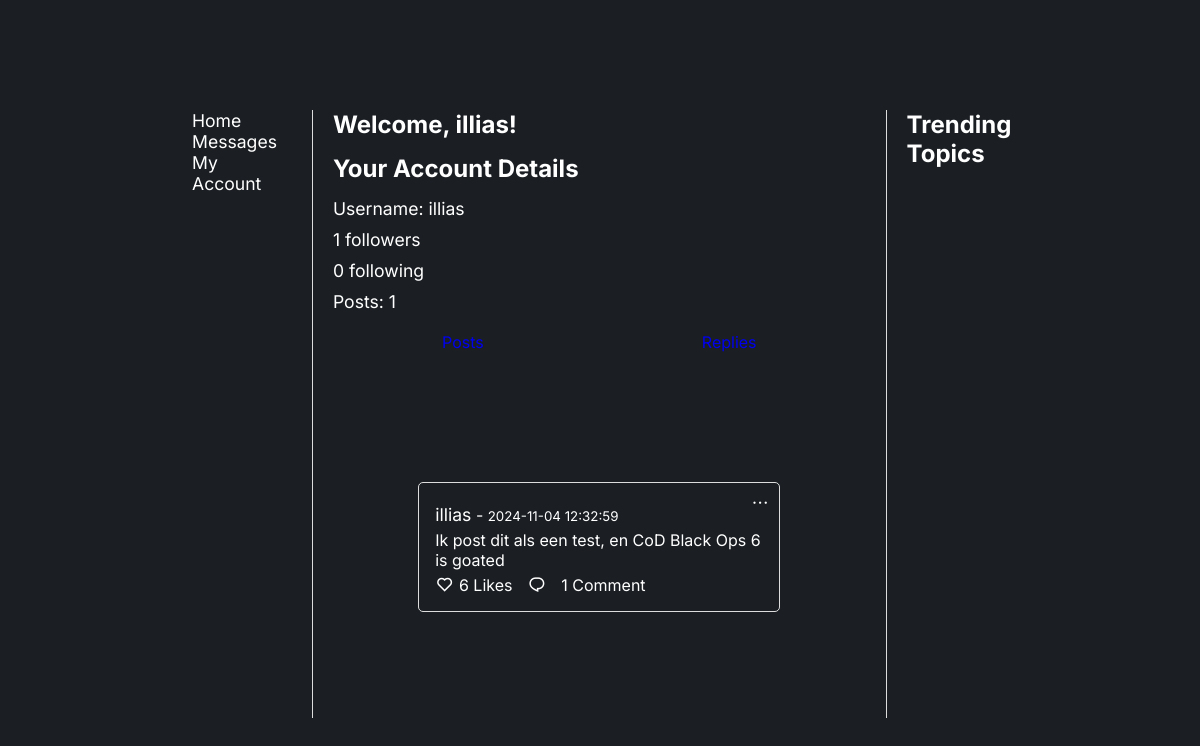
Page /account (signed in) on the committed database.
### app/models.py (models this page shows, shortened)
class User(db.Model, UserMixin):
    id = db.Column(db.Integer, primary_key=True)
    username = db.Column(db.String(50), unique=True, nullable=False)
    password_hash = db.Column(db.String(128), nullable=False)
    followed = db.relationship(
        'User', secondary=followers,
        primaryjoin=(followers.c.follower_id == id),
        secondaryjoin=(followers.c.followed_id == id),
        backref=db.backref('followers', lazy='dynamic'), lazy='dynamic'
    )

class Post(db.Model):
    id = db.Column(db.Integer, primary_key=True)
    username = db.Column(db.String(50), nullable=False)
    content = db.Column(db.String(280), nullable=False)
    timestamp = db.Column(db.DateTime, default=datetime.utcnow)
    like_count = db.Column(db.Integer, default=0)
    topics = db.Column(db.String(200))
    comments = db.relationship('Comment', backref='post', cascade="all, delete-orphan")

### app/routes.py (the view)
@main.route('/account')
@login_required  # Ensure only logged-in users can access this route
def view_account():
    user = current_user  # Get the currently logged-in user
    user_posts = Post.query.filter_by(username=user.username).all()  # Fetch user's posts
    return render_template('account.html', user=user, posts=user_posts)

### app/__init__.py (called while the page is built)
def create_app():
    app = Flask(__name__)
    app.config['SECRET_KEY'] = 'your_secret_key'
    app.config['SQLALCHEMY_DATABASE_URI'] = 'sqlite:///site.db'
    db.init_app(app)
    migrate.init_app(app, db)
    bcrypt.init_app(app)
    login_manager.init_app(app)
    login_manager.login_view = 'main.login'
    login_manager.login_message_category = 'info'
    from .routes import main
    app.register_blueprint(main)
    from .models import User
    @login_manager.user_loader
    def load_user(user_id):
        return User.query.get(int(user_id))
    return app

### app/templates/account.html (shortened to what this page needs)
<!DOCTYPE html>
<html lang="en">
  <head>
    <link rel="stylesheet" href="{{ url_for('static', filename='stylesheet.css') }}" />
    <link href="https://cdn.jsdelivr.net/npm/remixicon@4.3.0/fonts/remixicon.css" rel="stylesheet" />
  </head>
  <body>
    <section>
      <div class="container">
        <div class="main-content">
          <div class="navbar">
            <a href="{{ url_for('main.home') }}">Home</a>
            <a href="#">Messages</a>
            <a href="{{ url_for('main.view_account') }}" class="account-link">My Account</a>
          </div>
          <div class="account-details">
            <h1>Welcome, {{ user.username }}!</h1>
            <h2>Your Account Details</h2>
            <ul>
              <li>Username: {{ user.username }}</li>
              <li><p>{{ user.followers.count() }} followers</p></li>
              <li><p>{{ user.followed.count() }} following</p></li>
              <li>Posts: {{ posts|length }}</li>
            </ul>
            <div class="tabs">
              <a href="{{ url_for('main.view_account') }}" class="tab {{ 'active' if request.endpoint == 'main.view_account' else '' }}">Posts</a>
              <a href="{{ url_for('main.view_replies') }}" class="tab {{ 'active' if request.endpoint == 'main.view_replies' else '' }}">Replies</a>
            </div>
            <section id="posts">
              {% for post in posts %}
              <div class="post">
                <div class="dropdown">
                  <i class="ri-more-line" onclick="toggleOptionsDropdown('{{ post.id }}')"></i>
                </div>
                <p><a href="{{ url_for('main.view_profile', username=post.username) }}" class="post-user">{{ post.username }}</a> - <small>{{ post.timestamp.strftime('%Y-%m-%d %H:%M:%S') }}</small></p>
                <p>{{ post.content }}</p>
                <div class="post-actions">
                  <form action="{{ url_for('main.like_post', post_id=post.id) }}" method="POST">
                    <button type="submit">
                      <i class="ri-heart-line"></i>
                    </button>
                    <span>{{ post.like_count }} {{ 'Like' if post.like_count == 1 else 'Likes' }}</span>
                  </form>
                  <button id="toggle-btn-{{ post.id }}" onclick="toggleComments('{{ post.id }}')">
                    <i class="ri-chat-1-line" id="comment-icon-{{ post.id }}"></i>
                  </button>
                  <span>{{ post.comments|length }} {{ 'Comment' if post.comments|length == 1 else 'Comments' }}</span>
                </div>
              </div>
              {% endfor %}
            </section>
          </div>
          <div class="trending-topics">
            <h2>Trending Topics</h2>
          </div>
        </div>
      </div>
    </section>
  </body>
</html>

### app/static/stylesheet.css (style rules this page uses)
* { padding: 0; margin: 0; box-sizing: border-box; font-family: "Inter", sans-serif; text-decoration: none; list-style: none; scroll-behavior: smooth; }
:root { --text-color: #fff; --bg-color: #1b1f24; --secong-bg-color: #22282f; --third-bg-color: #2d343f; --main-color: #359381; --second-color: #c3cad5; --tertiary-color: #93dfd5; --h1-font: 4.5rem; --h2-font: 2.9rem; --p-font: 1rem; }
body { color: var(--text-color); background: var(--bg-color); overflow-x: hidden; }
section { padding: 110px 16% 90px; background: var(--bg-color); }
.container { display: flex; justify-content: space-between; max-width: 100%; margin: 0 auto; }
.main-content { display: flex; width: 100%; }
.navbar { width: 15%; padding-right: 20px; border-right: 1px solid #ddd; }
.navbar a { display: inline-block; margin-right: 15px; color: var(--text-color); text-decoration: none; font-size: 1.1rem; }
.trending-topics { width: 15%; padding-left: 20px; border-left: 1px solid #ddd; }
.trending-topics h2 { font-size: 1.5em; margin-bottom: 10px; color: var(--text-color); }
.account-details { width: 75%; padding-right: 20px; padding-left: 20px; }
.account-details h1, .account-details h2 { margin-bottom: 15px; }
.account-details ul { list-style: none; margin-bottom: 20px; }
.account-details ul li { margin-bottom: 10px; font-size: 1.1rem; }
.tabs { display: flex; justify-content: space-around; margin-bottom: 20px; }
form { margin-bottom: 20px; }
.post { position: relative; padding: 1rem; margin-bottom: 1rem; border: 1px solid #ddd; border-radius: 5px; }
.post p { margin: 5px 0; }
.post i { font-size: 18px; color: var(--text-color); cursor: pointer; }
.post button { background-color: transparent; color: var(--text-color); border: none; border-radius: 5px; cursor: pointer; }
.post-user { color: var(--text-color); font-size: 1.1rem; }
.post-actions { display: flex; align-items: center; gap: 15px; }
.post-actions button, .post-actions form { display: flex; align-items: center; gap: 5px; padding: 0; margin: 0; }
.dropdown { position: absolute; top: 10px; right: 10px; }

### rows in the picture
User: username "illias"
Post: username "illias", timestamp "2024-11-04 12:32:59", content "Ik post dit als een test, en CoD Black Ops 6 is goated", like_count "6", like_count "Likes", comments|length "1", comments "Comment"

### other values in the picture
{{ user.followers.count() }} "1"
{{ user.followed.count() }} "0"
{{ posts|length }} "1"
